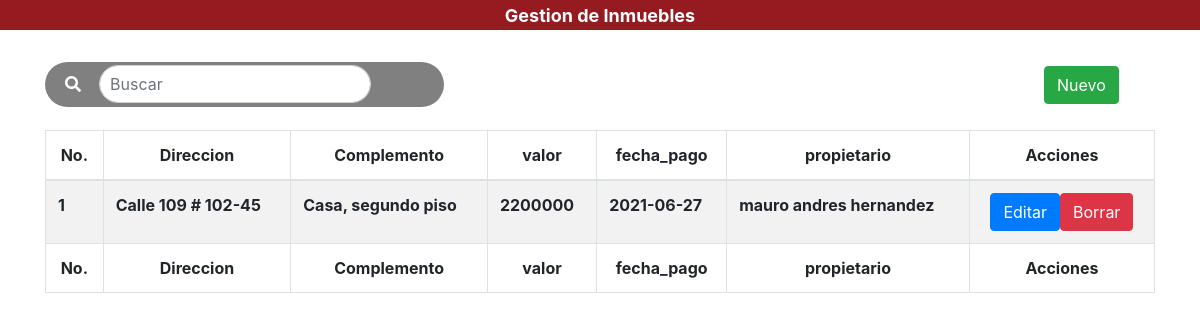
The app's page /SureManagment/vista/modulos/gestion_inmuebles/facturacion.php, older data.
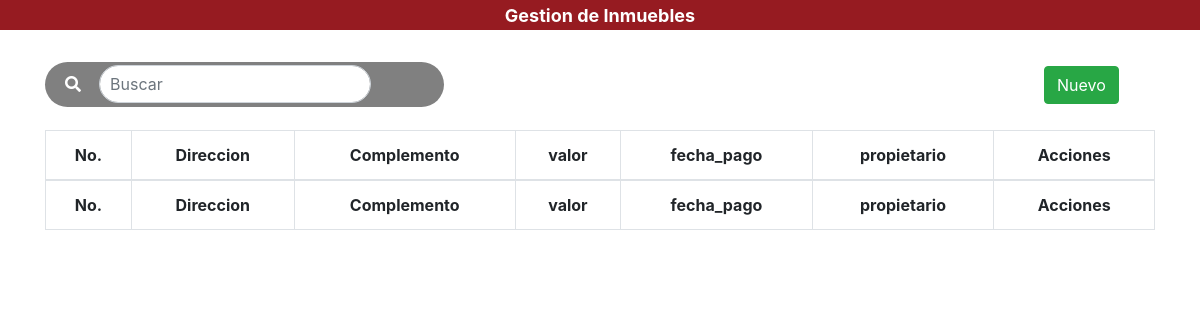
The same page, newer data.
### tables this page shows
CREATE TABLE `inmuebles_arriendo` (
  `id_inmueble` int(11) NOT NULL,
  `direccion` varchar(64) NOT NULL,
  `complemento` varchar(32) NOT NULL,
  `valor` bigint(20) NOT NULL,
  `fecha_pago` date NOT NULL,
  `id_propietario` int(11) DEFAULT NULL
);

CREATE TABLE `propietarios` (
  `id_propietario` int(11) NOT NULL,
  `nombres` varchar(64) NOT NULL,
  `apellidos` varchar(64) NOT NULL,
  `telefono` bigint(20) NOT NULL,
  `correo` varchar(64) NOT NULL
);

### SureManagment/vista/modulos/gestion_inmuebles/facturacion.php (the view, shortened to what this page needs)
<!doctype html>
<html lang="es">
  <head>
  </head>
  <body id="bodyp">
  <link rel='stylesheet' href='https://cdnjs.cloudflare.com/ajax/libs/font-awesome/5.12.1/css/all.min.css'>
    <link rel="stylesheet" href="../../../css/bootstrap.min.css">
    <link rel="stylesheet" href="../../../css/main.css">
    <link rel="stylesheet" type="text/css" href="../../../css/datatables.min.css"/>
    <link rel="stylesheet"  type="text/css" href="../../../css/dataTables.bootstrap4.min.css">
     <header>
         <h4 class="text-center text-light" style="background-color:#961b21;"><span style="background-color:rgba(0,0,0,0);" class="badge badge-danger">Gestion de Inmuebles</span></h4>
     </header>
    <br>
    <div class="container">
        <div class="row">
                <div class="col-lg-12">
                    <div class="table-responsive">
                    <div style="z-index:-1; position: absolute; width: 35%; height: 45px; border-radius:30px; background-color:grey;"></div><div class="buscarbtn" style="width:100%;background-color: rgba(68, 220, 38,0); display:inline-block; border-radius: 30px; padding-left: 20px; padding-right: 1px;"><i class="fas fa-search" style="color: white;"></i>&nbsp &nbsp <input placeholder="Buscar" style=" padding-left:10px;display: inline; border-radius: 30px; margin-top: 3px;margin-bottom: 3px; width: 100%; position: relative; margin-right: 1px;" class="form-control col-md-3 light-table-filter" data-table="order-table" id="searchh" type="text"></div> <br>
                    <div class="col-lg-12">
                          <button id="btnNuevo" type="button" class="btn btn-success" data-toggle="modal" style="position:absolute;left:90%;top:-40px;">Nuevo</button>
                    </div>
                    <br>
                        <table id="tablaPersonas" class="table table-striped table-bordered table-condensed order-table" style="width:100%">
                            <thead class="text-center">
                                <tr>
                                    <th>No.</th>
                                    <th>Direccion</th>
                                    <th>Complemento</th>
                                    <th>valor</th>
                                    <th>fecha_pago</th>
                                    <th>propietario</th>
                                    <th colspan="2">Acciones</th>
                                </tr>
                            </thead>
                                <?php
                                    $conn = mysqli_connect("localhost","root","","suremanagement");
                                    if ($conn -> connect_error){
                                        echo "Error en la conexion";
                                    }else{
                                        $consulta = mysqli_query($conn, "SELECT id_inmueble,direccion,complemento,valor,fecha_pago,nombres,apellidos,inmuebles_arriendo.doc_prop FROM inmuebles_arriendo INNER JOIN propietarios on inmuebles_arriendo.doc_prop = propietarios.doc_prop");
                                        while($reg = mysqli_fetch_array($consulta)){
                                            echo '<tr>
                                            <th>'.$reg['id_inmueble'].'</th>
                                            <th>'.$reg['direccion'].'</th>
                                            <th>'.$reg['complemento'].'</th>
                                            <th>'.$reg['valor'].'</th>
                                            <th>'.$reg['fecha_pago'].'</th>
                                            <th>'.$reg['nombres'].' '.$reg['apellidos'].'</th>
                                            <th><div class="text-center"><div class="btn-group"><form id="fused'.$reg['id_inmueble'].'"><input type="hidden" value="'.$reg['id_inmueble'].'"><input type="submit" value="Editar" class="btn btn-primary btnEditar" onclick="editus'.$reg['id_inmueble'].'()"></form><form id="fusel'.$reg['id_inmueble'].'"><input type="hidden" value="'.$reg['id_inmueble'].'"><input type="submit" onclick="delus'.$reg['id_inmueble'].'" value="Borrar"class="btn btn-danger btnBorrar"></div></form></div></th>
                                            </tr>';
                                        }
                                    }
                                ?>
                            <tfoot align="center">
                                <tr>
                                    <th>No.</th>
                                    <th>Direccion</th>
                                    <th>Complemento</th>
                                    <th>valor</th>
                                    <th>fecha_pago</th>
                                    <th>propietario</th>
                                    <th colspan="2">Acciones</th>
                                </tr>
                            </tfoot>
                       </table>
                    </div>
                </div>
        </div>
    </div>
<br>
<br>
  </body>
</html>

### SureManagment/css/main.css (style rules this page uses)
header { background:#007bff; }

Row changes from the older to the newer data that the page shows:
no longer on this page (row edited): inmuebles_arriendo: id_inmueble "1", direccion "Calle 109 # 102-45", complemento "Casa, segundo piso", valor "2200000", fecha_pago "2021-06-27", doc_prop.nombres "mauro andres", doc_prop.apellidos "hernandez"
